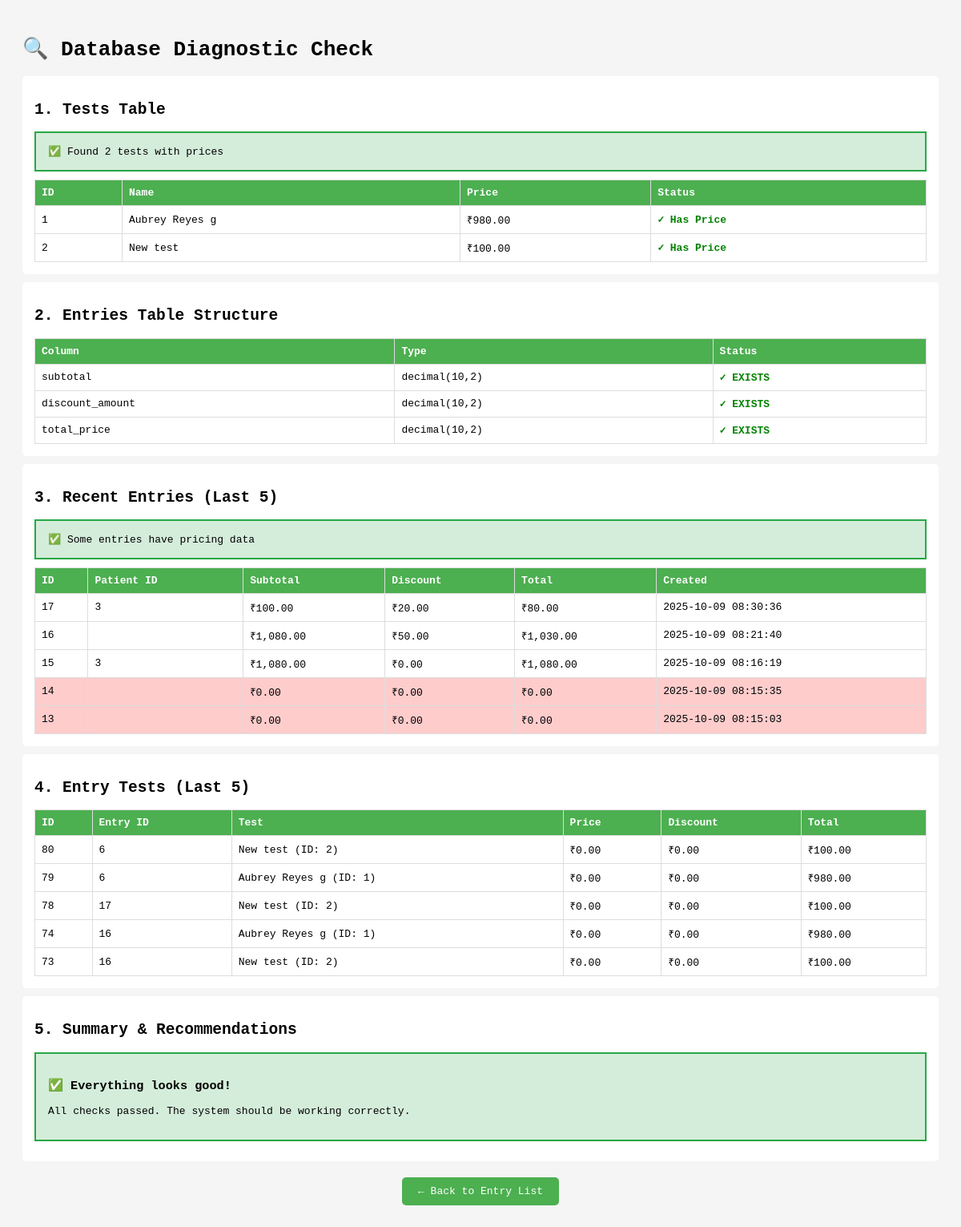
Before: /umakant/check_data.php (signed in) with the older database file.
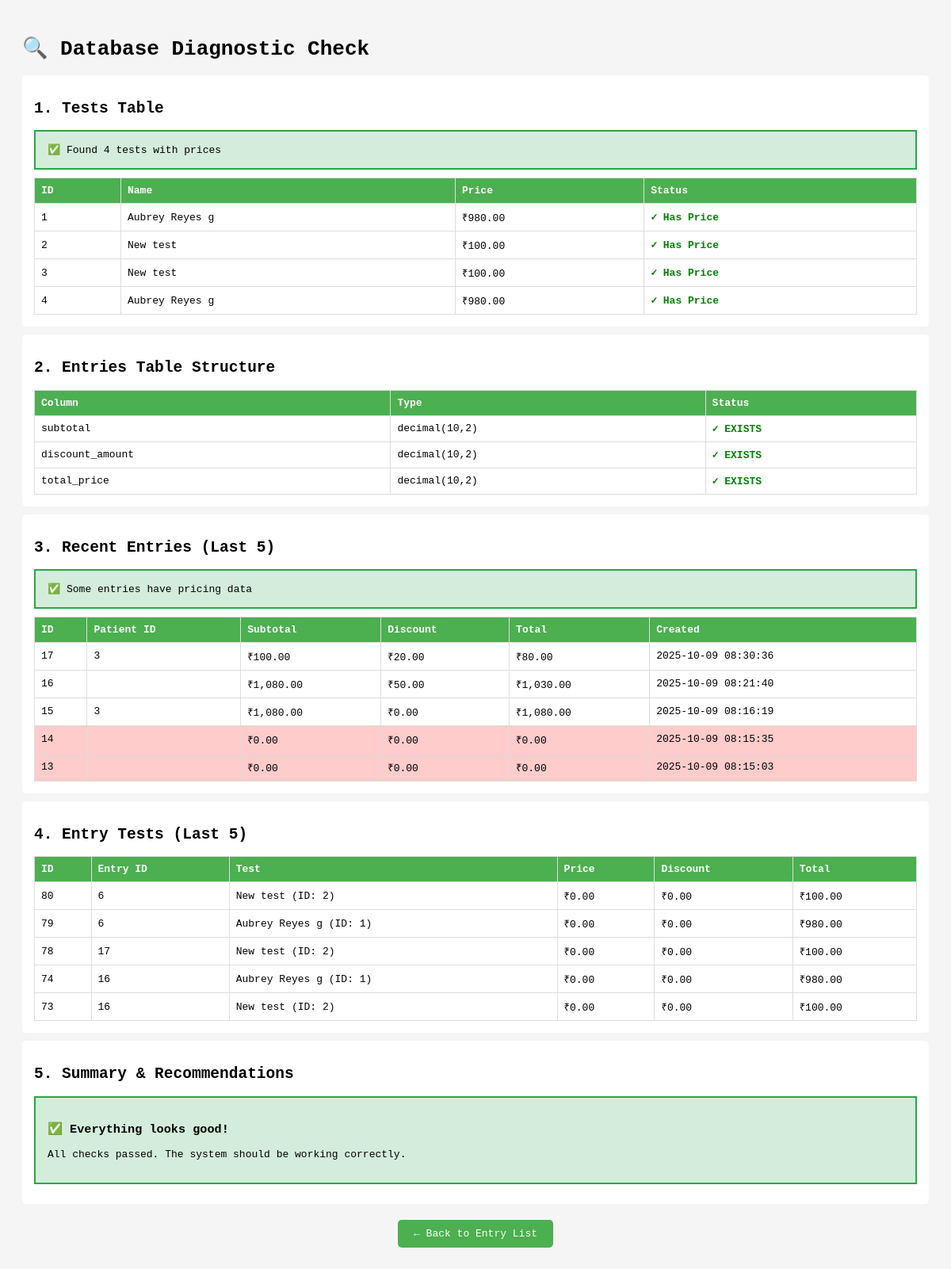
After: the same page with the newer database file.
### tables this page shows
CREATE TABLE `tests` (
  `id` int(11) NOT NULL,
  `name` varchar(255) NOT NULL,
  `category_id` int(11) DEFAULT NULL,
  `main_category_id` int(11) NOT NULL,
  `price` decimal(10,2) NOT NULL DEFAULT 0.00,
  `unit` varchar(50) DEFAULT NULL,
  `specimen` varchar(255) DEFAULT NULL,
  `default_result` text DEFAULT NULL,
  `reference_range` varchar(255) DEFAULT NULL,
  `min` decimal(10,2) DEFAULT NULL,
  `max` decimal(10,2) DEFAULT NULL,
  `description` text DEFAULT NULL,
  `min_male` decimal(10,2) DEFAULT NULL,
  `max_male` decimal(10,2) DEFAULT NULL,
  `min_female` decimal(10,2) DEFAULT NULL,
  `max_female` decimal(10,2) DEFAULT NULL,
  `min_child` decimal(10,2) DEFAULT NULL,
  `max_child` decimal(10,2) DEFAULT NULL,
  `child_unit` varchar(50) DEFAULT NULL,
  `sub_heading` tinyint(1) NOT NULL DEFAULT 0,
  `test_code` varchar(100) DEFAULT NULL,
  `method` varchar(255) DEFAULT NULL,
  `print_new_page` tinyint(1) NOT NULL DEFAULT 0,
  `shortcut` varchar(50) DEFAULT NULL,
  `added_by` int(11) DEFAULT NULL,
  `created_at` datetime DEFAULT NULL,
  `updated_at` datetime DEFAULT NULL
);

CREATE TABLE `entries` (
  `id` int(11) NOT NULL,
  `owner_id` int(11) DEFAULT NULL,
  `server_id` int(11) DEFAULT NULL,
  `patient_id` int(11) DEFAULT NULL,
  `doctor_id` int(11) DEFAULT NULL,
  `entry_date` datetime DEFAULT NULL,
  `status` varchar(50) NOT NULL DEFAULT 'pending',
  `priority` varchar(50) DEFAULT 'normal',
  `referral_source` varchar(100) DEFAULT NULL,
  `patient_contact` varchar(100) DEFAULT NULL,
  `patient_address` text DEFAULT NULL,
  `gender` varchar(10) DEFAULT NULL,
  `age` int(11) DEFAULT NULL COMMENT 'Patient age at time of entry',
  `subtotal` decimal(10,2) DEFAULT 0.00,
  `discount_amount` decimal(10,2) DEFAULT 0.00,
  `total_price` decimal(10,2) DEFAULT 0.00,
  `payment_status` varchar(50) DEFAULT 'pending',
  `notes` text DEFAULT NULL,
  `added_by` int(11) DEFAULT NULL,
  `created_at` datetime NOT NULL DEFAULT current_timestamp(),
  `updated_at` datetime DEFAULT NULL
);

CREATE TABLE `entry_tests` (
  `id` int(10) UNSIGNED NOT NULL,
  `entry_id` int(10) UNSIGNED NOT NULL,
  `test_id` int(10) UNSIGNED NOT NULL,
  `result_value` varchar(255) DEFAULT NULL,
  `unit` varchar(64) DEFAULT NULL,
  `remarks` text DEFAULT NULL,
  `status` varchar(32) NOT NULL DEFAULT 'pending',
  `price` decimal(10,2) DEFAULT 0.00,
  `discount_amount` decimal(10,2) DEFAULT 0.00,
  `total_price` decimal(10,2) DEFAULT 0.00,
  `created_at` datetime DEFAULT current_timestamp()
);

### umakant/check_data.php (the view, shortened to what the changed rows need)
<?php
require_once 'inc/connection.php';
?>
<!DOCTYPE html>
<html>
<head>
</head>
<body>
    <h1>🔍 Database Diagnostic Check</h1>
    <?php
    try {
        echo '<div class="section">';
        echo '<h2>1. Tests Table</h2>';
        $stmt = $pdo->query("SELECT id, name, price FROM tests ORDER BY id");
        $tests = $stmt->fetchAll(PDO::FETCH_ASSOC);
        if (empty($tests)) {
            echo '<div class="warning">⚠️ NO TESTS FOUND in database!</div>';
        } else {
            $testsWithPrice = array_filter($tests, function($t) { return $t['price'] > 0; });
            if (count($testsWithPrice) > 0) {
                echo '<div class="success">✅ Found ' . count($testsWithPrice) . ' tests with prices</div>';
            }
            echo '<table>';
            echo '<tr><th>ID</th><th>Name</th><th>Price</th><th>Status</th></tr>';
            foreach ($tests as $test) {
                $status = $test['price'] > 0 ? '<span class="good">✓ Has Price</span>' : '<span class="bad">✗ NO PRICE</span>';
                echo "<tr>";
                echo "<td>{$test['id']}</td>";
                echo "<td>{$test['name']}</td>";
                echo "<td>₹" . number_format($test['price'], 2) . "</td>";
                echo "<td>$status</td>";
                echo "</tr>";
            }
            echo '</table>';
        }
        echo '</div>';
        echo '<div class="section">';
        echo '<h2>2. Entries Table Structure</h2>';
        $stmt = $pdo->query("SHOW COLUMNS FROM entries");
        $columns = $stmt->fetchAll(PDO::FETCH_ASSOC);
        $requiredColumns = ['subtotal', 'discount_amount', 'total_price'];
        $foundColumns = array_column($columns, 'Field');
        echo '<table>';
        echo '<tr><th>Column</th><th>Type</th><th>Status</th></tr>';
        foreach ($requiredColumns as $col) {
            $exists = in_array($col, $foundColumns);
            $status = $exists ? '<span class="good">✓ EXISTS</span>' : '<span class="bad">✗ MISSING</span>';
            $type = '';
            if ($exists) {
                $colInfo = array_filter($columns, function($c) use ($col) { return $c['Field'] === $col; });
                $colInfo = reset($colInfo);
                $type = $colInfo['Type'];
            }
            echo "<tr><td>$col</td><td>$type</td><td>$status</td></tr>";
        }
        echo '</table>';
        echo '</div>';
        echo '<div class="section">';
        echo '<h2>3. Recent Entries (Last 5)</h2>';
        $stmt = $pdo->query("SELECT id, patient_id, subtotal, discount_amount, total_price, created_at FROM entries ORDER BY id DESC LIMIT 5");
        $entries = $stmt->fetchAll(PDO::FETCH_ASSOC);
        if (empty($entries)) {
            echo '<div class="warning">No entries found</div>';
        } else {
            echo '<table>';
            echo '<tr><th>ID</th><th>Patient ID</th><th>Subtotal</th><th>Discount</th><th>Total</th><th>Created</th></tr>';
            foreach ($entries as $entry) {
                $rowStyle = ($entry['subtotal'] == 0 && $entry['total_price'] == 0) ? 'style="background: #ffcccc;"' : '';
                echo "<tr $rowStyle>";
                echo "<td>{$entry['id']}</td>";
                echo "<td>{$entry['patient_id']}</td>";
                echo "<td>₹" . number_format($entry['subtotal'], 2) . "</td>";
                echo "<td>₹" . number_format($entry['discount_amount'], 2) . "</td>";
                echo "<td>₹" . number_format($entry['total_price'], 2) . "</td>";
                echo "<td>{$entry['created_at']}</td>";
                echo "</tr>";
            }
            echo '</table>';
        }
        echo '</div>';
        echo '<div class="section">';
        echo '<h2>4. Entry Tests (Last 5)</h2>';
        $stmt = $pdo->query("SELECT et.id, et.entry_id, et.test_id, t.name as test_name, et.price, et.discount_amount, et.total_price FROM entry_tests et LEFT JOIN tests t ON et.test_id = t.id ORDER BY et.id DESC LIMIT 5");
        $entryTests = $stmt->fetchAll(PDO::FETCH_ASSOC);
        if (empty($entryTests)) {
            echo '<div class="warning">No entry tests found</div>';
        } else {
            echo '<table>';
            echo '<tr><th>ID</th><th>Entry ID</th><th>Test</th><th>Price</th><th>Discount</th><th>Total</th></tr>';
            foreach ($entryTests as $et) {
                echo "<tr>";
                echo "<td>{$et['id']}</td>";
                echo "<td>{$et['entry_id']}</td>";
                echo "<td>{$et['test_name']} (ID: {$et['test_id']})</td>";
                echo "<td>₹" . number_format($et['price'], 2) . "</td>";
                echo "<td>₹" . number_format($et['discount_amount'], 2) . "</td>";
                echo "<td>₹" . number_format($et['total_price'], 2) . "</td>";
                echo "</tr>";
            }
            echo '</table>';
        }
        echo '</div>';
        echo '<div class="section">';
        echo '<h2>5. Summary & Recommendations</h2>';
        echo '</div>';
    } catch (Exception $e) {
        echo '<div class="warning">';
        echo '<h3>❌ Error:</h3>';
        echo '<p>' . htmlspecialchars($e->getMessage()) . '</p>';
        echo '</div>';
    }
    ?>
</body>
</html>

Changed rows visible on the page:
added tests: id "3", name "New test", price "100.00", shows "✓ Has Price"
added tests: id "4", name "Aubrey Reyes g", price "980.00", shows "✓ Has Price"
Other visible differences:
count($testsWithPrice): "2" → "4"
